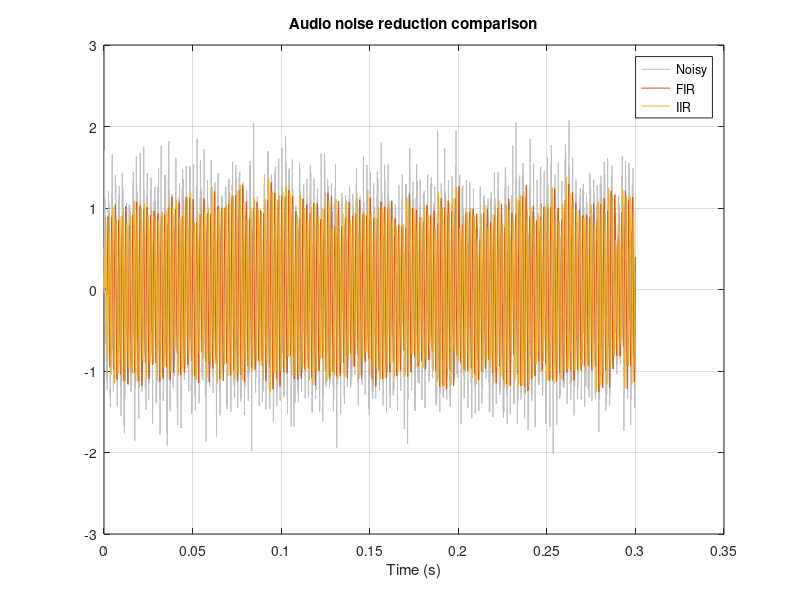

MATLAB code to generate this figure:
% Experiment 18: FIR and IIR digital filters for real-time audio noise reduction
% Standalone MATLAB script. Uses example parameters because the screenshots omit
% the input parameter tables. Change the marked values to your lab values.
clear; close all; clc; rng(7);
Fs=16000; t=(0:1/Fs:0.3)'; clean=sin(2*pi*500*t); noisy=clean+0.35*randn(size(t)); bf=fir1(60,1000/(Fs/2)); [bi,ai]=butter(4,1000/(Fs/2));
yf=filter(bf,1,noisy); yi=filter(bi,ai,noisy);
figure; plot(t,noisy,'Color',[.75 .75 .75]); hold on; plot(t,yf); plot(t,yi); grid on; legend('Noisy','FIR','IIR'); title('Audio noise reduction comparison'); xlabel('Time (s)');
